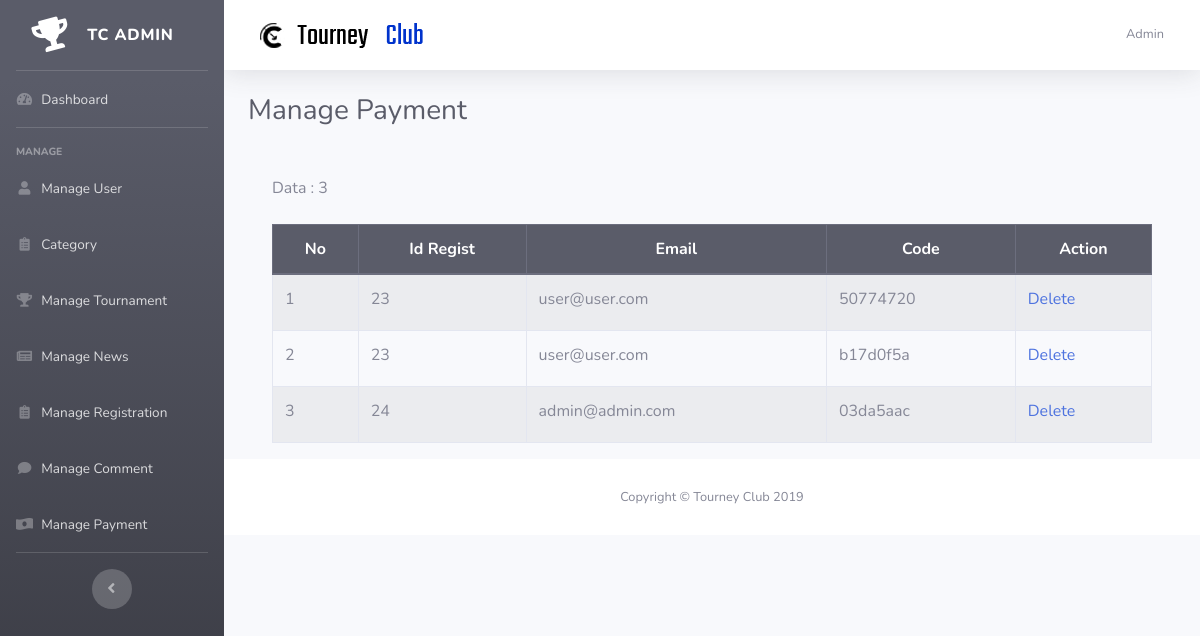
Screenshot of /admin/index.php?page=manage_payment (signed in) with the database file from the repository.
### tables this page shows
CREATE TABLE `tb_user` (
  `id_user` int(11) NOT NULL,
  `email` varchar(128) NOT NULL,
  `username` varchar(255) NOT NULL,
  `password` varchar(255) NOT NULL,
  `level` varchar(50) NOT NULL,
  `about` text NOT NULL,
  `date_birth` varchar(128) NOT NULL,
  `image` text NOT NULL,
  `date_created` datetime NOT NULL DEFAULT current_timestamp()
);

CREATE TABLE `tb_payment` (
  `id_payment` int(11) NOT NULL,
  `id_regist` int(11) NOT NULL,
  `email` varchar(128) NOT NULL,
  `code` varchar(128) NOT NULL
);

### admin/manage_payment.php (the view)
          <h1 class="h3 mb-4 text-gray-800">Manage Payment</h1>
              <div>
	<div class="container">
		<table class="table table-striped table-bordered">
			<thead class="thead-dark">
			<tr style="text-align: center;">
				<th>No</th>
				<th>Id Regist</th>
				<th>Email</th>
				<th>Code</th>
				<th colspan="">Action</th>
			</tr>
			</thead>
			<tbody>
	<?php
include "koneksi.php";
$query="SELECT * FROM tb_payment ORDER BY id_payment DESC";
$hasil=mysqli_query($koneksi,$query);
$no=1;
$jum=mysqli_num_rows($hasil);
echo "<br>Data : ".$jum."<br><br>";
while ($data=mysqli_fetch_array($hasil)) {
?>
	<tr>
		<td><?php echo $no++;?></td>
		<td><span class="d-inline-block text-truncate"><?php echo $data['id_regist'];?></span></td>
		<td><span class="d-inline-block text-truncate"><?php echo $data['email'];?></span></td>
		<td><span class="d-inline-block text-truncate"><?php echo $data['code'];?></span></td>
		<td><a href="?page=delete_comment&id_comment=<?php echo $data['id_comment'];?>" onclick="return confirm('Are you sure?')">Delete</a></td>
	</tr>
	<?php
}
?>
</tbody>
</table>
</div>

### admin/index.php (shortened to what this page needs)
<?php
  include "koneksi.php";
  @$session = $_SESSION['email'];
  $query_user = "SELECT * FROM tb_user WHERE email='$session'";
  $hasil_user = mysqli_query($koneksi, $query_user);
  $data_user = mysqli_fetch_array($hasil_user);
?>
<!DOCTYPE html>
<html lang="en">
<head>
  <link href="vendor/fontawesome-free/css/all.min.css" rel="stylesheet" type="text/css">
  <link href="css/sb-admin-2.min.css" rel="stylesheet">
</head>
<body id="page-top">
  <div id="wrapper">
    <ul class="navbar-nav bg-gradient-dark sidebar sidebar-dark accordion" id="accordionSidebar">
      <a class="sidebar-brand d-flex align-items-center justify-content-center" href="index.php?page=dashboard">
        <div class="sidebar-brand-icon rotate-n-15">
          <i class="fas fa-trophy"></i>
        </div>
        <div class="sidebar-brand-text mx-3">TC Admin</div>
      </a>
      <hr class="sidebar-divider my-0">
      <li class="nav-item">
        <a class="nav-link" href="?page=dashboard">
          <i class="fas fa-fw fa-tachometer-alt"></i>
          <span>Dashboard</span></a>
      </li>
      <hr class="sidebar-divider">
      <div class="sidebar-heading">
        Manage
      </div>
      <li class="nav-item">
        <a class="nav-link" href="?page=manage_user">
          <i class="fas fa-fw fa-user"></i>
          <span>Manage User</span></a>
      </li>
      <li class="nav-item">
        <a class="nav-link" href="?page=category">
          <i class="fas fa-fw fa-clipboard-list"></i>
          <span>Category</span></a>
      </li>
      <li class="nav-item">
        <a class="nav-link" href="?page=manage_tournament">
          <i class="fas fa-fw fa-trophy"></i>
          <span>Manage Tournament</span></a>
      </li>
      <li class="nav-item">
        <a class="nav-link" href="?page=manage_news">
          <i class="fas fa-fw fa-newspaper"></i>
          <span>Manage News</span></a>
      </li>
      <li class="nav-item">
        <a class="nav-link" href="?page=manage_registration">
          <i class="fas fa-fw fa-clipboard-list"></i>
          <span>Manage Registration</span></a>
      </li>
      <li class="nav-item">
        <a class="nav-link" href="?page=manage_comment">
          <i class="fas fa-fw fa-comment"></i>
          <span>Manage Comment</span></a>
      </li>
      <li class="nav-item">
        <a class="nav-link" href="?page=manage_payment">
          <i class="fas fa-fw fa-money-bill-wave-alt"></i>
          <span>Manage Payment</span></a>
      </li>
      <hr class="sidebar-divider d-none d-md-block">
      <div class="text-center d-none d-md-inline">
        <button class="rounded-circle border-0" id="sidebarToggle"></button>
      </div>
    </ul>
    <div id="content-wrapper" class="d-flex flex-column">
      <div id="content">
        <nav class="navbar navbar-expand navbar-light bg-white topbar mb-4 static-top shadow">
          <form class="d-none d-sm-inline-block form-inline mr-auto ml-md-3 my-2 my-md-0 mw-100 navbar-search">
            <div class="input-group">
              <img src="../img/logo-admin.png">
            </div>
          </form>
          <ul class="navbar-nav ml-auto">
            <li class="nav-item dropdown no-arrow">
              <a class="nav-link dropdown-toggle" href="#" id="userDropdown" role="button" data-toggle="dropdown" aria-haspopup="true" aria-expanded="false">
                <span class="mr-2 d-none d-lg-inline text-gray-600 small"><?= $data_user['username'] ?></span>
              </a>
            </li>
          </ul>
        </nav>
        <div class="container-fluid">
          <div>
    <?php
    if (isset($_GET['page'])) {
      $page = $_GET['page'];
      switch ($page) {
        case 'manage_payment':
          include "manage_payment.php";
          break;
      }
    }
    else {
      include "dashboard.php";
    }
    ?>
  </div>
        </div>
      </div>
      <footer class="sticky-footer bg-white">
        <div class="container my-auto">
          <div class="copyright text-center my-auto">
            <span>Copyright &copy; Tourney Club 2019</span>
          </div>
        </div>
      </footer>
    </div>
  </div>
</body>
</html>

### rows the page displays
tb_user: username "Admin"
tb_payment: id_regist "23", email "user@user.com", code "50774720"
tb_payment: id_regist "23", email "user@user.com", code "b17d0f5a"
tb_payment: id_regist "24", email "admin@admin.com", code "03da5aac"
